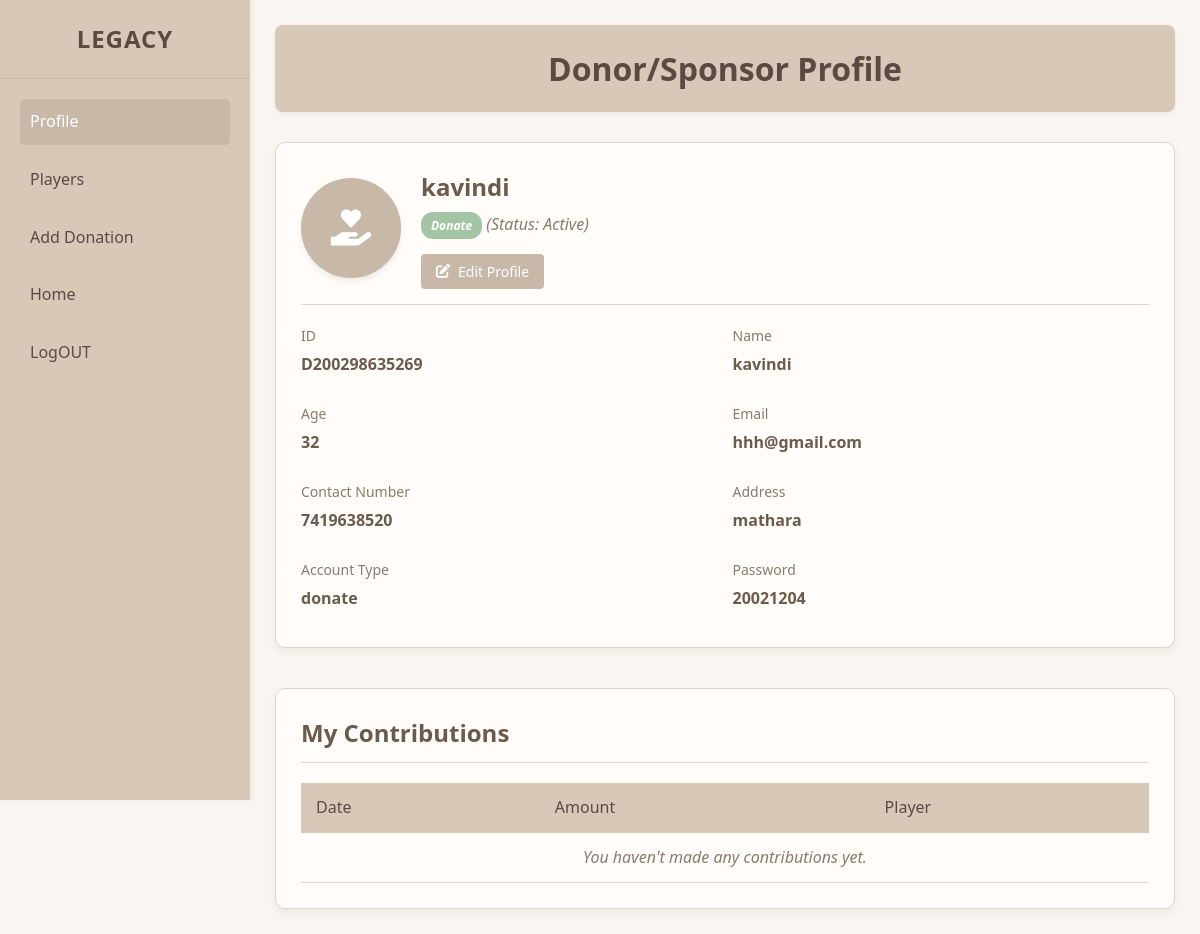
The app's page /donsponProfile.php (signed in) with its own data.
### tables this page shows
CREATE TABLE IF NOT EXISTS `tbl_sponsor_donor` (
  `SDID` varchar(100) NOT NULL,
  `Name` varchar(100) NOT NULL,
  `Address` text NOT NULL,
  `Email` varchar(100) NOT NULL,
  `Age` int NOT NULL,
  `pwd` text NOT NULL,
  `Type` varchar(50) NOT NULL,
  `TeleNum` text NOT NULL,
  `Status` varchar(10) NOT NULL,
  PRIMARY KEY (`SDID`),
  UNIQUE KEY `Email` (`Email`)
);

### donsponProfile.php (the view, shortened to what this page needs)
<?php
$con = new mysqli(DB_HOST, DB_USER, DB_PASS, DB_NAME);
$id = $_SESSION['user_id'];
$res_d = $con->query("SELECT * FROM tbl_sponsor_donor WHERE SDID = '$id'");
if ($res_d && $res_d->num_rows > 0) {
    $donor_data = $res_d->fetch_assoc();
    $sdid = $donor_data['SDID'] ?? '';
    $name = $donor_data['Name'] ?? '';
    $address = $donor_data['Address'] ?? '';
    $email = $donor_data['Email'] ?? '';
    $age = $donor_data['Age'] ?? '';
    $teleNum = $donor_data['TeleNum'] ?? '';
    $type = $donor_data['Type'] ?? '';
    $status = $donor_data['Status'] ?? '';
    $pwd = $donor_data['pwd'] ?? '';
} else {
    $sdid = $name = $address = $email = $age = $teleNum = $type = $status = $pwd = '';
    $_SESSION['error_message'] = "Donor/Sponsor not found in database";
}
$contributions = [];
?>
<!DOCTYPE html>
<html lang="en">
<head>
    <link rel="stylesheet" href="https://cdnjs.cloudflare.com/ajax/libs/font-awesome/6.0.0-beta3/css/all.min.css">
</head>
<body>
    <div class="sidebar">
        <div class="logo">
            <h1>LEGACY</h1>
        </div>
        <ul class="nav-menu">
            <li><a href="donsponProfile.php" class="active">Profile</a></li>
            <li><a href="Viewplayer1.php">Players</a></li>
            <li><a href="Donor_donation.php">Add Donation</a></li>
            <li><a href="index.html">Home</a></li>
            <li><a href="logout.php">LogOUT</a></li>
        </ul>
    </div>
    <div class="main-content">
        <div class="container">
            <header>
                <h1>Donor/Sponsor Profile</h1>
            </header>
            <section class="profile-section">
                <div class="profile-card">
                    <div class="profile-header">
                        <div class="profile-pic">
                            <i class="fas fa-hand-holding-heart"></i>
                        </div>
                        <div class="profile-info">
                            <h2><?php echo htmlspecialchars($name); ?></h2>
                            <p>
                                <span class="type-badge <?php echo strtolower($type) === 'donate' ? 'type-donor' : 'type-sponsor'; ?>">
                                    <?php echo htmlspecialchars($type); ?>
                                </span>
                                <?php if (!empty($status)): ?>
                                    (Status: <?php echo htmlspecialchars($status); ?>)
                                <?php endif; ?>
                            </p>
                            <div class="profile-actions">
                                <button class="edit-profile-btn" onclick="toggleEditForm()" id="editProfileBtn">
                                    <i class="fas fa-edit"></i> Edit Profile
                                </button>
                            </div>
                        </div>
                    </div>
                    <div class="details-grid" id="profileDisplay">
                        <div class="detail-item">
                            <h4>ID</h4>
                            <p><?php echo htmlspecialchars($sdid); ?></p>
                        </div>
                        <div class="detail-item">
                            <h4>Name</h4>
                            <p><?php echo htmlspecialchars($name); ?></p>
                        </div>
                        <div class="detail-item">
                            <h4>Age</h4>
                            <p><?php echo htmlspecialchars($age); ?></p>
                        </div>
                        <div class="detail-item">
                            <h4>Email</h4>
                            <p><?php echo htmlspecialchars($email); ?></p>
                        </div>
                        <div class="detail-item">
                            <h4>Contact Number</h4>
                            <p><?php echo htmlspecialchars($teleNum); ?></p>
                        </div>
                        <div class="detail-item">
                            <h4>Address</h4>
                            <p><?php echo htmlspecialchars($address); ?></p>
                        </div>
                        <div class="detail-item">
                            <h4>Account Type</h4>
                            <p><?php echo htmlspecialchars($type); ?></p>
                        </div>
                        <div class="detail-item">
                            <h4>Password</h4>
                            <p><?php echo htmlspecialchars($pwd); ?></p>
                        </div>
                    </div>
                </div>
            </section>
            <section class="contributions-section">
                <h2 class="section-title">
                    <span>My Contributions</span>
                </h2>
                <table class="contributions-table">
                    <thead>
                        <tr>
                            <th>Date</th>
                            <th>Amount</th>
                            <th>Player</th>
                        </tr>
                    </thead>
                    <tbody>
                        <?php if (!empty($contributions)): ?>
                            <?php foreach ($contributions as $contribution): ?>
                                <tr>
                                    <td><?php echo htmlspecialchars(date('Y-m-d', strtotime($contribution['Date']))); ?></td>
                                    <td class="amount">$<?php echo number_format($contribution['Amount'], 2); ?></td>
                                    <td>
                                        <?php if (!empty($contribution['PID']) && !empty($contribution['PlayerName'])): ?>
                                                <?php echo htmlspecialchars(string:$contribution['PlayerName']); ?>
                                        <?php else: ?>
                                            General Donation
                                        <?php endif; ?>
                                    </td>
                                </tr>
                            <?php endforeach; ?>
                        <?php else: ?>
                            <tr>
                                <td colspan="4" class="no-contributions">You haven't made any contributions yet.</td>
                            </tr>
                        <?php endif; ?>
                    </tbody>
                </table>
            </section>
        </div>
    </div>
</body>
</html>

### donsponProfile.php (style rules this page uses)
* { margin: 0; padding: 0; box-sizing: border-box; font-family: 'Segoe UI', Tahoma, Geneva, Verdana, sans-serif; }
body { background-color: #f9f5f0; color: #6b5b4d; line-height: 1.6; display: flex; min-height: 100vh; }
.sidebar { width: 250px; background-color: #d8c8b8; color: #5a4a42; padding: 20px 0; height: 100vh; position: sticky; top: 0; box-shadow: 2px 0 5px rgba(0, 0, 0, 0.05); }
.logo { text-align: center; padding: 0 20px 20px; border-bottom: 1px solid #c8b8a8; margin-bottom: 20px; }
.logo h1 { font-size: 24px; font-weight: bold; color: #5a4a42; letter-spacing: 1px; }
.nav-menu { list-style: none; padding: 0 20px; }
.nav-menu li { margin-bottom: 12px; }
.nav-menu a { color: #5a4a42; text-decoration: none; display: flex; align-items: center; padding: 10px; border-radius: 5px; transition: all 0.3s ease; }
.nav-menu a:hover, .nav-menu a.active { background-color: #c8b8a8; color: #fff; }
.main-content { flex: 1; padding: 25px; }
.container { max-width: 1200px; margin: 0 auto; }
header { background-color: #d8c8b8; color: #5a4a42; padding: 18px 0; text-align: center; margin-bottom: 30px; border-radius: 8px; box-shadow: 0 2px 4px rgba(0, 0, 0, 0.05); }
.profile-section { display: flex; flex-wrap: wrap; gap: 30px; margin-bottom: 40px; }
.profile-card { flex: 1; min-width: 300px; background: #fffcf9; border-radius: 10px; box-shadow: 0 4px 8px rgba(0, 0, 0, 0.05); padding: 25px; border: 1px solid #e0d5cc; }
.profile-header { display: flex; align-items: center; margin-bottom: 20px; border-bottom: 1px solid #e0d5cc; padding-bottom: 15px; }
.profile-pic { width: 100px; height: 100px; border-radius: 50%; background-color: #c8b8a8; display: flex; align-items: center; justify-content: center; color: #fff; font-size: 36px; margin-right: 20px; box-shadow: 0 3px 6px rgba(0, 0, 0, 0.08); }
.profile-info h2 { color: #6b5b4d; margin-bottom: 5px; }
.profile-info p { color: #8a7b6d; font-style: italic; }
.profile-actions { margin-top: 15px; }
.edit-profile-btn { background-color: #c8b8a8; color: #fff; border: none; padding: 8px 15px; border-radius: 4px; cursor: pointer; transition: all 0.3s; font-size: 14px; display: inline-flex; align-items: center; gap: 8px; }
.details-grid { display: grid; grid-template-columns: repeat(2, 1fr); gap: 15px; }
.detail-item { margin-bottom: 10px; }
.detail-item h4 { color: #8a7b6d; font-weight: 500; margin-bottom: 5px; font-size: 14px; }
.detail-item p { color: #6b5b4d; font-weight: 600; }
.contributions-section { background: #fffcf9; border-radius: 10px; box-shadow: 0 4px 8px rgba(0, 0, 0, 0.05); padding: 25px; overflow-x: auto; border: 1px solid #e0d5cc; }
.section-title { color: #6b5b4d; margin-bottom: 20px; padding-bottom: 10px; border-bottom: 1px solid #e0d5cc; display: flex; justify-content: space-between; align-items: center; }
.contributions-table { width: 100%; border-collapse: collapse; margin-top: 20px; }
.contributions-table th { background-color: #d8c8b8; color: #5a4a42; text-align: left; padding: 12px 15px; font-weight: 500; }
.contributions-table td { padding: 12px 15px; border-bottom: 1px solid #e0d5cc; }
.type-badge { display: inline-block; padding: 4px 10px; border-radius: 12px; font-size: 12px; font-weight: 600; color: white; text-transform: capitalize; }
.type-donor { background-color: #a3c4a5; }
.no-contributions { text-align: center; color: #8a7b6d; padding: 20px; font-style: italic; }

### records on screen
tbl_sponsor_donor: Name "kavindi", Type "Donate", Status "Active", SDID "D200298635269", Age "32", Email "hhh@gmail.com", TeleNum "7419638520", Address "mathara", Type "donate", pwd "20021204"
